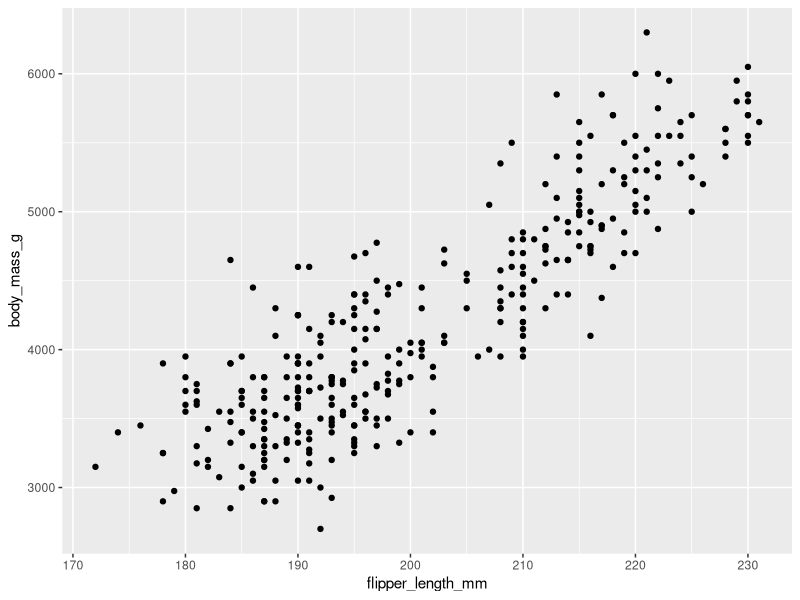
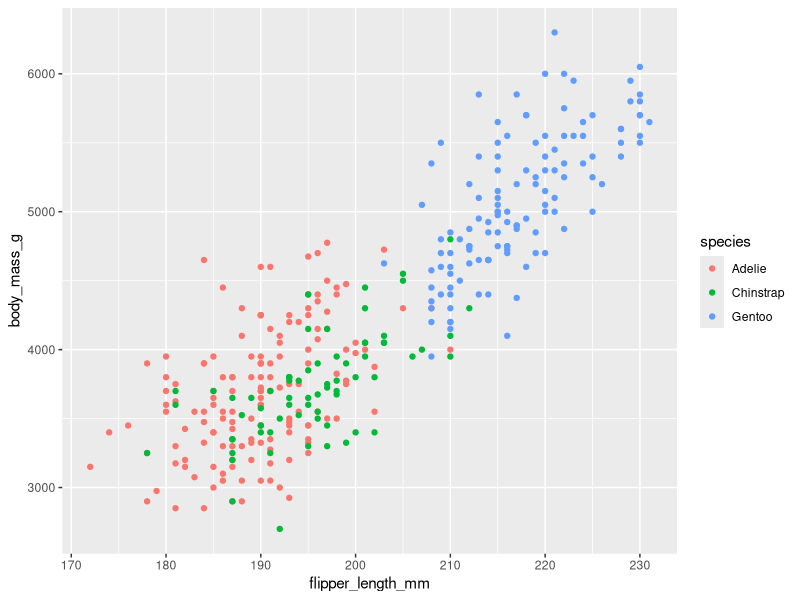
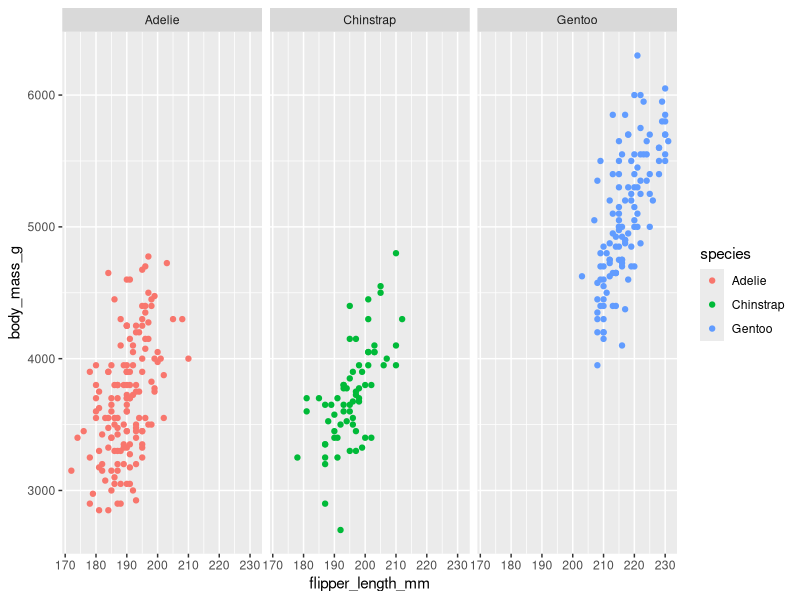
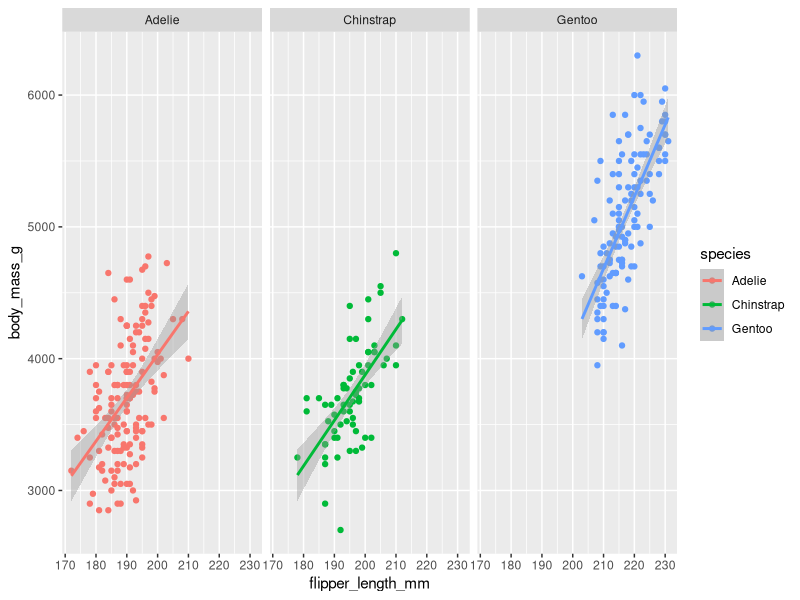
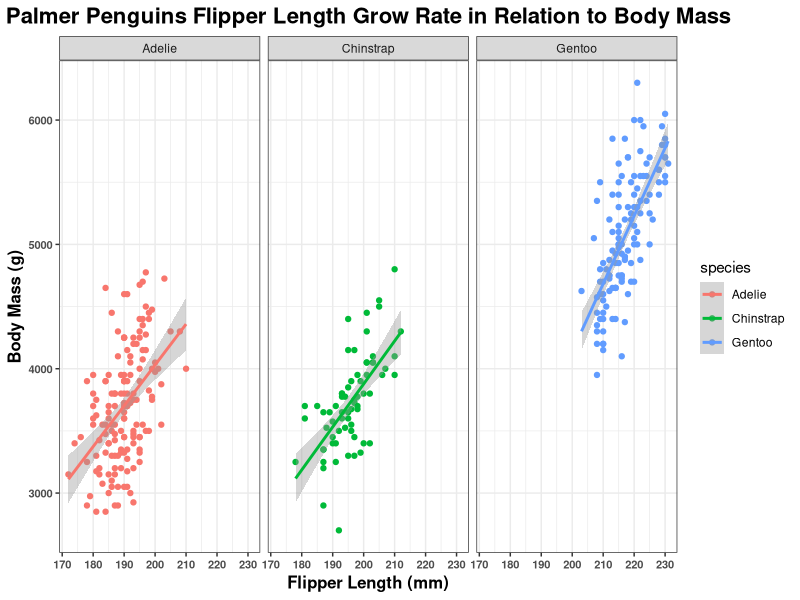

The R script that drew these images, in order:
## ---- chunk 1
knitr::opts_chunk$set(echo = TRUE)
## ---- chunk 2
library(ggplot2)
library(dplyr)
library(palmerpenguins)
data(package = 'palmerpenguins')
head(penguins)
## ---- chunk 3
ggplot(data = penguins, 
       aes(
         x = flipper_length_mm, 
         y = body_mass_g)
       ) + 
  geom_point()
## ---- chunk 4
ggplot(data = penguins,
       aes(x = flipper_length_mm,
           y = body_mass_g,
           color = species)
       ) +
  geom_point()
## ---- chunk 5
ggplot(data = penguins,
       aes(x = flipper_length_mm,
           y = body_mass_g,
           color = species)
       ) +
  geom_point() +
  facet_wrap(~ species)
## ---- chunk 6
ggplot(data = penguins,
       mapping = aes(x = flipper_length_mm, 
                     y = body_mass_g,
                     color = species)
       ) +
  geom_point() +
  facet_wrap(~ species) +
  geom_smooth(method = "lm")
## ---- chunk 7
ggplot(data = penguins,
       mapping = aes(x = flipper_length_mm, 
                     y = body_mass_g,
                     color = species)
       ) +
  geom_point() +
  facet_wrap(~ species) +
  geom_smooth(method = "lm") +
  # Etiquetas de los ejes y el título del gráfico
  labs(x = "Flipper Length (mm)",
       y = "Body Mass (g)",
       title = "Palmer Penguins Flipper Length Grow Rate in Relation to Body Mass"
              ) +
        # Tema de fondo blanco
         theme_bw() +
        # Aspectos estéticos del gráfico (título, ejes y texto)
         theme(
           plot.title = element_text(hjust = 0.5, size = 16, face = "bold"),
           axis.title = element_text(size = 12, face = "bold"),
           axis.text  = element_text(size = 8, face = "bold")
         )
